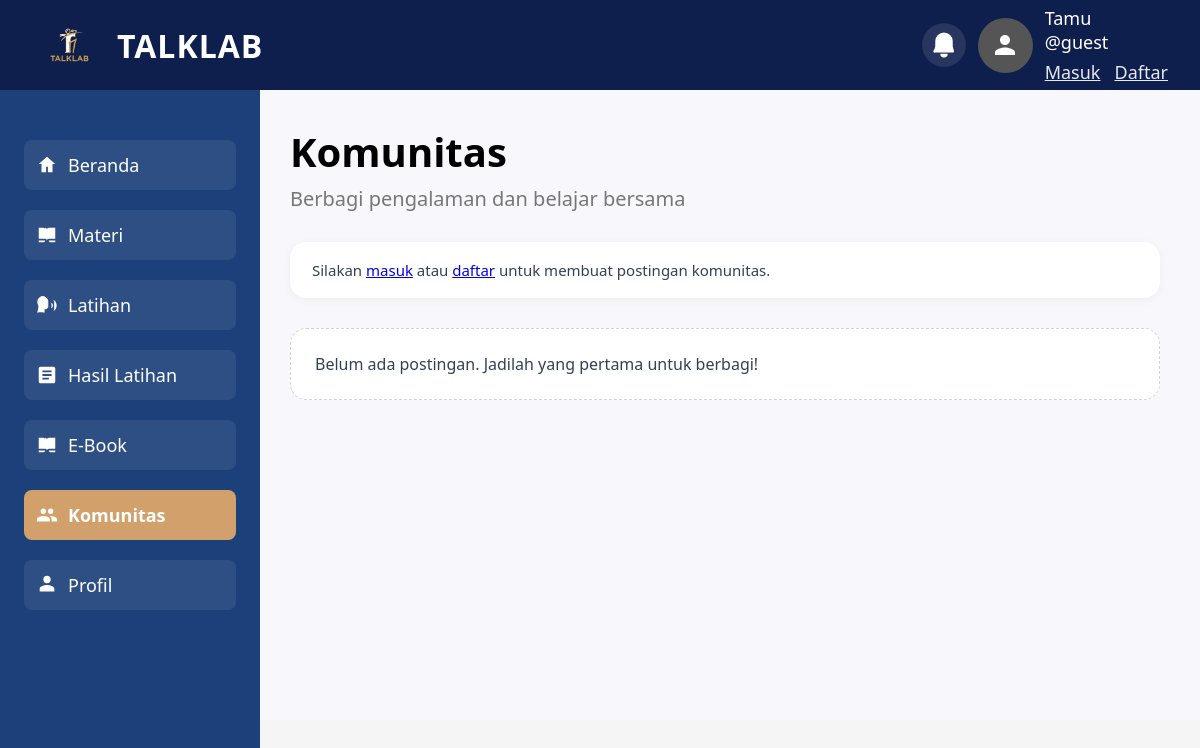
The app's page /Komunitas.php, older data.
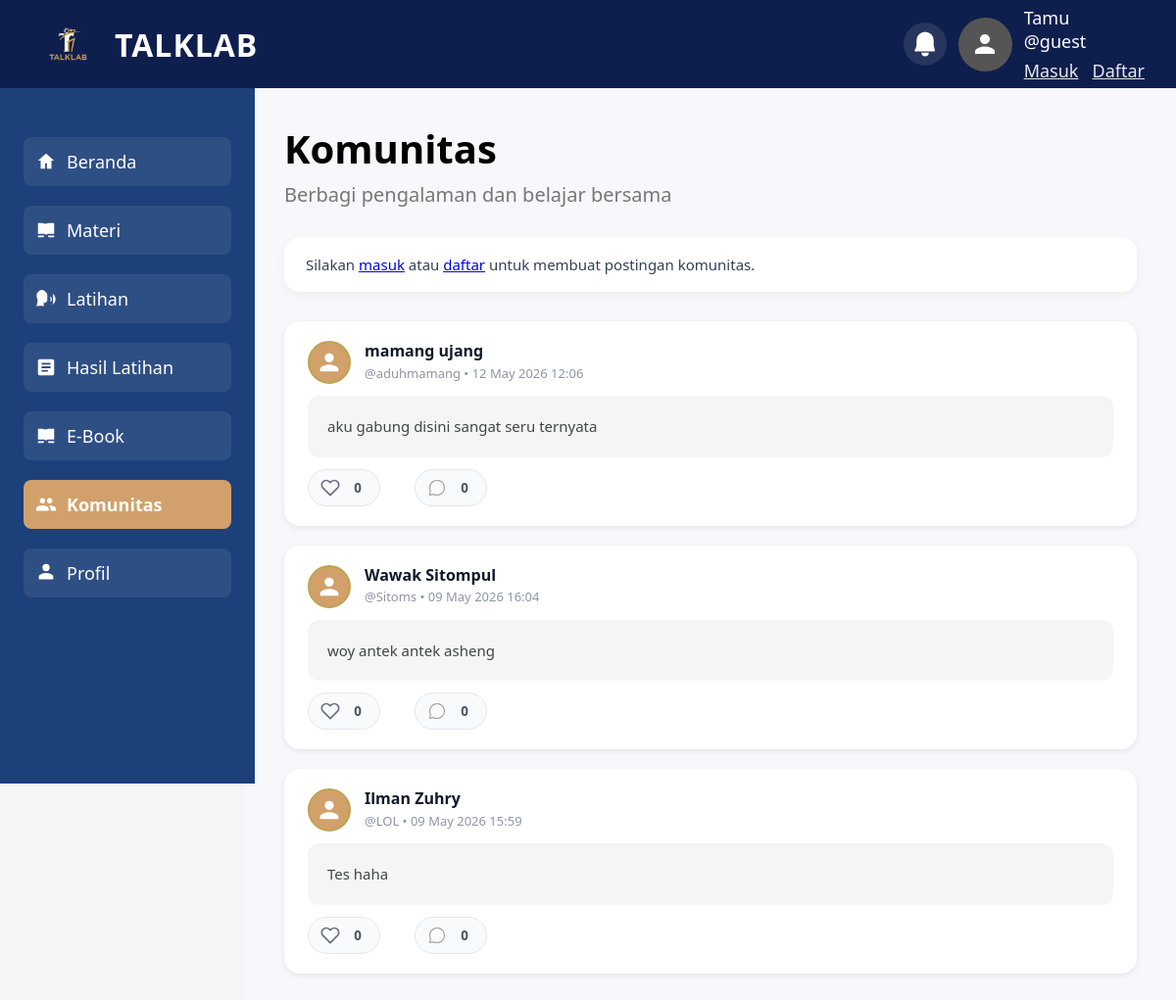
The same page, newer data.
### tables this page shows
CREATE TABLE `komunitas` (
  `Id` int(10) UNSIGNED NOT NULL,
  `Id_User` varchar(6) NOT NULL,
  `Isi` text NOT NULL,
  `Dibuat` datetime NOT NULL DEFAULT current_timestamp(),
  `Update_Post` datetime DEFAULT NULL ON UPDATE current_timestamp()
);

CREATE TABLE `users` (
  `Id_User` varchar(6) NOT NULL,
  `Nama` varchar(100) NOT NULL,
  `Tempat_Lahir` varchar(100) NOT NULL,
  `Tanggal_Lahir` date NOT NULL,
  `Username` varchar(50) NOT NULL,
  `Password` varchar(255) NOT NULL,
  `Foto` varchar(255) NOT NULL,
  `Bio` varchar(160) NOT NULL DEFAULT 'yang penting bicara aja dulu'
);

### Komunitas.php (the view, shortened to what the changed rows need)
<?php
require_once 'core.php';
$app = new manz();
$app->ensureSession();
$posts = $app->getCommunityPosts();
?>
<!DOCTYPE html>
<html lang="id">
<head>
</head>
<body>
  <?php include 'includes/header.php'; ?>
  <main role="main" tabindex="-1">
    <div class="clearfix">
      <h1 style="font-size:40px; font-weight:700; color:#000;">Komunitas</h1>
    </div>
    <section class="post-list" aria-label="Daftar posting komunitas">
      <?php if (empty($posts)): ?>
        <div class="empty-state">Belum ada postingan. Jadilah yang pertama untuk berbagi!</div>
      <?php endif; ?>
      <?php foreach ($posts as $post): ?>
        <?php
$isLiked = false;
?>
        <article class="post" tabindex="0">
          <header class="post-header">
            <?php if (!empty($post['foto'])): ?>
              <img src="<?= htmlspecialchars($post['foto']) ?>" alt="Foto profil <?= htmlspecialchars($post['name'] ?: 'Pengguna') ?>" class="post-avatar" width="44" height="44">
            <?php else: ?>
              <div class="post-avatar post-avatar-default" aria-label="Foto profil default <?= htmlspecialchars($post['name'] ?: 'Pengguna') ?>">
                <svg viewBox="0 0 24 24" aria-hidden="true"><path fill="white" d="M12 12c2.21 0 4-1.79 4-4s-1.79-4-4-4-4 1.79-4 4 1.79 4 4 4zm0 2c-2.67 0-8 1.34-8 4v2h16v-2c0-2.66-5.33-4-8-4z"/></svg>
              </div>
            <?php endif; ?>
            <div class="post-author-info">
              <div class="post-author"><?= htmlspecialchars($post['name'] ?: 'Pengguna') ?></div>
              <div class="post-username-time">@<?= htmlspecialchars($post['username'] ?: 'guest') ?> • <?= htmlspecialchars(date('d M Y H:i', strtotime($post['Dibuat']))) ?></div>
            </div>
          </header>
          <p class="post-text"><?= nl2br(htmlspecialchars($post['Isi'])) ?></p>
          <footer class="post-footer">
            <div class="reactions" aria-label="Reaksi postingan">
              <button
    type="button"
    class="reaction-btn like-btn <?= $isLiked ? 'liked' : '' ?>" data-post-id="<?= $post['Id'] ?>" data-action="like" aria-label="Suka">
                <span class="like-count"><?= $app->getLikeCount($post['Id']) ?></span>
              </button>
              <button type="button" class="reaction-btn comment-btn" data-post-id="<?= $post['Id'] ?>" data-action="comment" aria-label="Komentar">
                <img src="icon/komen.svg" style="width:20px; height:20px;" alt="Komentar">
                <span class="comment-count"><?= $app->getCommentCount($post['Id']) ?></span>
              </button>
            </div>
          </footer>
        </article>
      <?php endforeach; ?>
    </section>
  </main>
</body>
</html>

Row changes from the older to the newer data that the page shows:
added komunitas: Id_User.Nama "mamang ujang", Id_User.Username "aduhmamang", Dibuat "12 May 2026 12:06", Isi "aku gabung disini sangat seru ternyata", LikeCount "0", CommentCount "0"
added komunitas: Id_User.Nama "Wawak Sitompul", Id_User.Username "Sitoms", Dibuat "09 May 2026 16:04", Isi "woy antek antek asheng", LikeCount "0", CommentCount "0"
added komunitas: Id_User.Nama "Ilman Zuhry", Id_User.Username "LOL", Dibuat "09 May 2026 15:59", Isi "Tes haha", LikeCount "0", CommentCount "0"
Text that changed along with them:
text no longer shown: "Belum ada postingan. Jadilah yang pertama untuk berbagi!"
